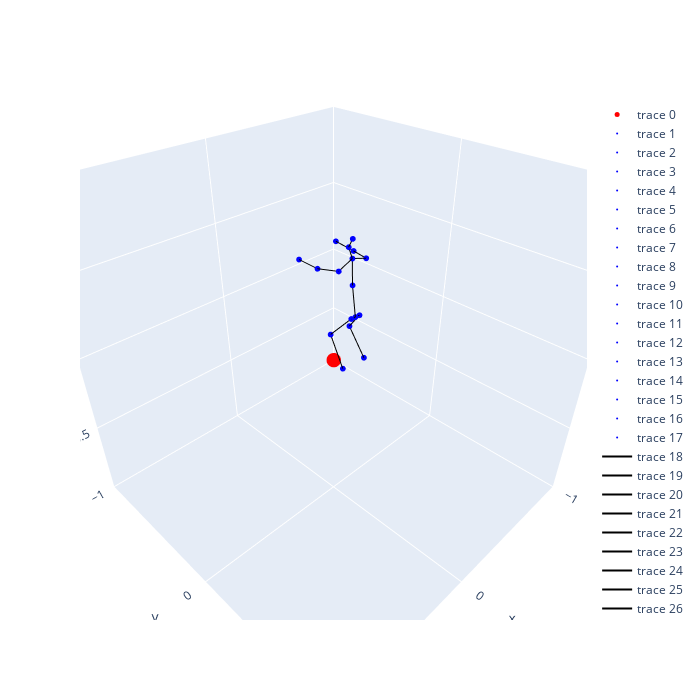

The cell this chart's notebook holds for it:
### Code cell
# gt
aihub_3d = copy.deepcopy(test['data_label'][frame_num])
pos = copy.deepcopy(aihub_3d)
points_aihub_3d = {}
for i, p in enumerate(pos):
    #print(i, h36m_keypoints[i], p)
    points_aihub_3d[i] = np.array([p[0], -p[2], -p[1]]) #np.array([p[0], p[1], p[2]])  #np.array([p[0], -p[2], p[1]])
pos_vector = pos.reshape(-1) # (51,)
total_min, total_max = pos_vector.min(), pos_vector.max()
print("total min: ", total_min,
      "total max: ", total_max)

interact(draw_skeleton(points_aihub_3d, h36m_connections))

### Figure 1 — Plotly figure (JSON) as saved in the notebook; plotly's stock layout.template omitted (floating-point values rounded to 4 significant figures)
{"data": [{"marker": {"color": "red", "size": 5}, "mode": "markers", "type": "scatter3d", "x": [0], "y": [0], "z": [0]}, {"marker": {"color": "blue", "size": 2}, "mode": "markers", "type": "scatter3d", "x": [-0.03745], "y": [0.1217], "z": [0.313]}, {"marker": {"color": "blue", "size": 2}, "mode": "markers", "type": "scatter3d", "x": [-0.06916], "y": [0.1209], "z": [0.3103]}, {"marker": {"color": "blue", "size": 2}, "mode": "markers", "type": "scatter3d", "x": [-0.1138], "y": [0.008492], "z": [0.1739]}, {"marker": {"color": "blue", "size": 2}, "mode": "markers", "type": "scatter3d", "x": [-0.1191], "y": [0.1171], "z": [0.01476]}, {"marker": {"color": "blue", "size": 2}, "mode": "markers", "type": "scatter3d", "x": [-0.00574], "y": [0.1225], "z": [0.3157]}, {"marker": {"color": "blue", "size": 2}, "mode": "markers", "type": "scatter3d", "x": [0.02527], "y": [0.003307], "z": [0.1807]}, {"marker": {"color": "blue", "size": 2}, "mode": "markers", "type": "scatter3d", "x": [0.03603], "y": [0.1063], "z": [0.01463]}, {"marker": {"color": "blue", "size": 2}, "mode": "markers", "type": "scatter3d", "x": [-0.03643], "y": [0.0982], "z": [0.4893]}, {"marker": {"color": "blue", "size": 2}, "mode": "markers", "type": "scatter3d", "x": [-0.04513], "y": [0.08528], "z": [0.6293]}, {"marker": {"color": "blue", "size": 2}, "mode": "markers", "type": "scatter3d", "x": [-0.04513], "y": [0.05924], "z": [0.6814]}, {"marker": {"color": "blue", "size": 2}, "mode": "markers", "type": "scatter3d", "x": [-0.04513], "y": [0.08528], "z": [0.7335]}, {"marker": {"color": "blue", "size": 2}, "mode": "markers", "type": "scatter3d", "x": [0.05973], "y": [0.09459], "z": [0.6006]}, {"marker": {"color": "blue", "size": 2}, "mode": "markers", "type": "scatter3d", "x": [0.09392], "y": [-0.01787], "z": [0.5868]}, {"marker": {"color": "blue", "size": 2}, "mode": "markers", "type": "scatter3d", "x": [0.1059], "y": [-0.1381], "z": [0.5991]}, {"marker": {"color": "blue", "size": 2}, "mode": "markers", "type": "scatter3d", "x": [-0.1413], "y": [0.08996], "z": [0.5994]}, {"marker": {"color": "blue", "size": 2}, "mode": "markers", "type": "scatter3d", "x": [-0.1743], "y": [-0.02786], "z": [0.5887]}, {"marker": {"color": "blue", "size": 2}, "mode": "markers", "type": "scatter3d", "x": [-0.1685], "y": [-0.1514], "z": [0.6046]}, {"line": {"color": "black"}, "mode": "lines", "type": "scatter3d", "x": [-0.03745, -0.06916], "y": [0.1217, 0.1209], "z": [0.313, 0.3103]}, {"line": {"color": "black"}, "mode": "lines", "type": "scatter3d", "x": [-0.03745, -0.00574], "y": [0.1217, 0.1225], "z": [0.313, 0.3157]}, {"line": {"color": "black"}, "mode": "lines", "type": "scatter3d", "x": [-0.03745, -0.03643], "y": [0.1217, 0.0982], "z": [0.313, 0.4893]}, {"line": {"color": "black"}, "mode": "lines", "type": "scatter3d", "x": [-0.06916, -0.1138], "y": [0.1209, 0.008492], "z": [0.3103, 0.1739]}, {"line": {"color": "black"}, "mode": "lines", "type": "scatter3d", "x": [-0.1138, -0.1191], "y": [0.008492, 0.1171], "z": [0.1739, 0.01476]}, {"line": {"color": "black"}, "mode": "lines", "type": "scatter3d", "x": [-0.00574, 0.02527], "y": [0.1225, 0.003307], "z": [0.3157, 0.1807]}, {"line": {"color": "black"}, "mode": "lines", "type": "scatter3d", "x": [0.02527, 0.03603], "y": [0.003307, 0.1063], "z": [0.1807, 0.01463]}, {"line": {"color": "black"}, "mode": "lines", "type": "scatter3d", "x": [-0.03643, -0.04513], "y": [0.0982, 0.08528], "z": [0.4893, 0.6293]}, {"line": {"color": "black"}, "mode": "lines", "type": "scatter3d", "x": [-0.04513, -0.04513], "y": [0.08528, 0.05924], "z": [0.6293, 0.6814]}, {"line": {"color": "black"}, "mode": "lines", "type": "scatter3d", "x": [-0.04513, -0.04513], "y": [0.05924, 0.08528], "z": [0.6814, 0.7335]}, {"line": {"color": "black"}, "mode": "lines", "type": "scatter3d", "x": [-0.04513, -0.1413], "y": [0.08528, 0.08996], "z": [0.6293, 0.5994]}, {"line": {"color": "black"}, "mode": "lines", "type": "scatter3d", "x": [-0.1413, -0.1743], "y": [0.08996, -0.02786], "z": [0.5994, 0.5887]}, {"line": {"color": "black"}, "mode": "lines", "type": "scatter3d", "x": [-0.1743, -0.1685], "y": [-0.02786, -0.1514], "z": [0.5887, 0.6046]}, {"line": {"color": "black"}, "mode": "lines", "type": "scatter3d", "x": [-0.04513, 0.05973], "y": [0.08528, 0.09459], "z": [0.6293, 0.6006]}, {"line": {"color": "black"}, "mode": "lines", "type": "scatter3d", "x": [0.05973, 0.09392], "y": [0.09459, -0.01787], "z": [0.6006, 0.5868]}, {"line": {"color": "black"}, "mode": "lines", "type": "scatter3d", "x": [0.09392, 0.1059], "y": [-0.01787, -0.1381], "z": [0.5868, 0.5991]}], "layout": {"autosize": false, "height": 700, "scene": {"aspectratio": {"x": 1, "y": 1, "z": 1}, "camera": {"eye": {"x": 1, "y": 1, "z": 1}}, "xaxis": {"range": [-1, 1]}, "yaxis": {"range": [-1, 1]}, "zaxis": {"range": [-1, 1]}}, "width": 700}}
